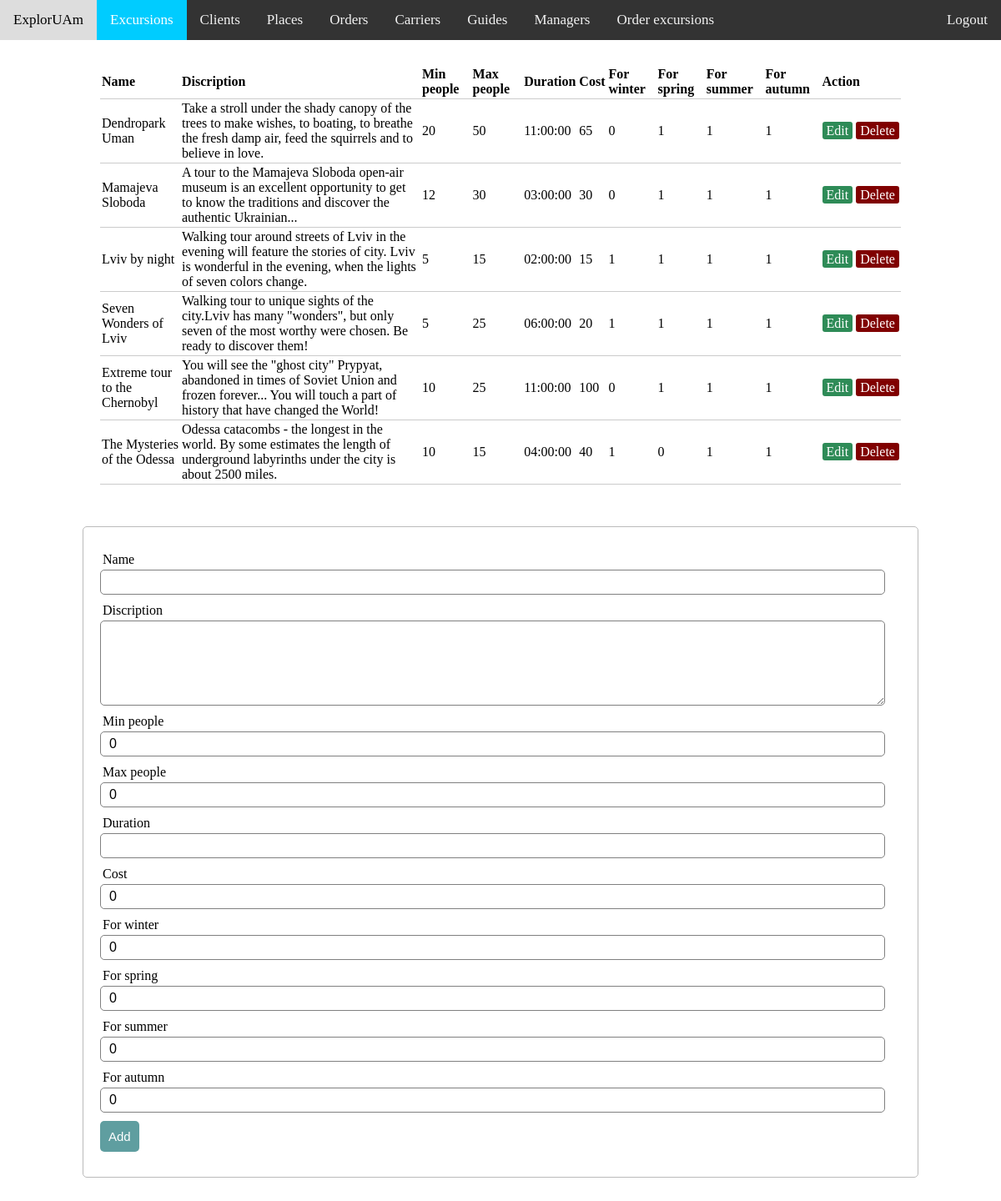
Page /admin_view/excursions.php on the committed database.
### tables this page shows
CREATE TABLE IF NOT EXISTS `excursions` (
  `id_excursion` int(11) NOT NULL AUTO_INCREMENT,
  `name_excurs` varchar(30) NOT NULL,
  `discrip_excurs` varchar(300) NOT NULL,
  `min_people` int(11) NOT NULL,
  `max_people` int(11) NOT NULL,
  `duration` time NOT NULL,
  `cost_excurs` int(11) NOT NULL,
  `winter` tinyint(1) NOT NULL,
  `spring` tinyint(1) NOT NULL,
  `summer` tinyint(1) NOT NULL,
  `autumn` tinyint(1) NOT NULL,
  PRIMARY KEY (`id_excursion`)
);

### admin_view/server_ex_pl.php (called while the page is built, shortened)
<?php
	$update = false;
	$name_excurs= "";
	$min_people= 0;
	$max_people= 0;
	$duration= "";
	$cost_excurs= 0;
	$winter= 0;
	$spring= 0;
	$summer= 0;
	$autumn= 0;
?>

### admin_view/excursions.php (the view, shortened to what this page needs)
<?php  include('server_ex_pl.php');
?>
<html>
<head>
<link rel="stylesheet" href="adminstyle.css">
</head>
<body>
<div class="topnav"> <a class="hover">ExplorUAm</a>
  <a class="active" href="excursions.php">Excursions</a>
  <a href="clients.php">Clients</a>
  <a href="places.php">Places</a>
  <a href="orders.php">Orders</a>
  <a href="carriers.php">Carriers</a>
  <a href="guides.php">Guides</a>
  <a href="managers.php">Managers</a>
  <a href="order_excursions.php">Order excursions</a>
  <a href="../logout.php" style="float:right"> Logout </a>
</div>
<?php $results = mysqli_query($db, "SELECT * FROM excursions"); ?>
<table>
  <thead>
    <tr>
      <th>Name</th>
      <th>Discription</th>
      <th>Min people</th>
      <th>Max people</th>
      <th>Duration</th>
      <th>Cost</th>
      <th>For winter</th>
      <th>For spring</th>
      <th>For summer</th>
      <th>For autumn</th>
      <th colspan="2">Action</th>
    </tr>
  </thead>
  <?php while ($row = mysqli_fetch_array($results)) { ?>
    <tr>
      <td class="name"><?php echo $row['name_excurs']; ?></td>
      <td class="des"><?php echo $row['discrip_excurs']; ?></td>
      <td><?php echo $row['min_people']; ?></td>
      <td><?php echo $row['max_people']; ?></td>
      <td><?php echo $row['duration']; ?></td>
      <td><?php echo $row['cost_excurs']; ?></td>
      <td><?php echo $row['winter']; ?></td>
      <td><?php echo $row['spring']; ?></td>
      <td><?php echo $row['summer']; ?></td>
      <td><?php echo $row['autumn']; ?></td>
      <td>
        <a href="excursions.php?edit_ex=<?php echo $row['id_excursion']; ?>" class="edit_btn" >Edit</a>
      </td>
      <td>
        <a href="server_ex_pl.php?del_ex=<?php echo $row['id_excursion']; ?>" class="del_btn">Delete</a>
      </td>
    </tr>
  <?php } ?>
</table>
  <form method="post" action="server_ex_pl.php" >
    <div class="input-group">
      <label>Name</label>
      <input type="text" name="name" value="<?php echo $name_excurs; ?>">
    </div>
    <div class="input-group" >
      <label>Discription</label>
      <textarea name="discrip" rows="5"><?php echo $discrip_excurs; ?></textarea>
    </div>
    <div class="input-group">
      <label>Min people</label>
      <input type="text" name="min"value="<?php echo $min_people; ?>">
    </div>
    <div class="input-group">
      <label>Max people</label>
      <input type="text" name="max" value="<?php echo $max_people; ?>">
    </div>
    <div class="input-group">
      <label>Duration</label>
      <input type="text" name="duration" value="<?php echo $duration; ?>">
    </div>
    <div class="input-group">
      <label>Cost</label>
      <input type="text" name="cost" value="<?php echo $cost_excurs; ?>">
    </div>
    <div class="input-group">
      <label>For winter</label>
      <input type="text" name="winter" value="<?php echo $winter; ?>">
    </div>
    <div class="input-group">
      <label>For spring</label>
      <input type="text" name="spring" value="<?php echo $spring; ?>">
    </div>
    <div class="input-group">
      <label>For summer</label>
      <input type="text" name="summer" value="<?php echo $summer; ?>">
    </div>
    <div class="input-group">
      <label>For autumn</label>
      <input type="text" name="autumn" value="<?php echo $autumn; ?>">
    </div>
    <div class="input-group">
      <?php if ($update == true): ?>
      <button class="btn" type="submit" name="update_ex" style="background: #ddd;" >Update</button>
      <?php else: ?>
      <button class="btn" type="submit" name="save_ex" >Add</button>
      <?php endif ?>
    </div>
  </form>
</body>
</html>

### admin_view/adminstyle.css (style rules this page uses)
body { margin: 0; }
.topnav { overflow: hidden; background-color: #333; }
.topnav a { float: left; color: #f2f2f2; text-align: center; padding: 14px 16px; text-decoration: none; font-size: 17px; }
.topnav a.hover { background-color: #ddd; color: black; }
.topnav a.active { background-color: #00CCFF; color: white; }
textarea { width: 98%; padding: 5px 10px; font-size: 16px; border-radius: 5px; border: 1px solid gray; }
table { width: 80%; margin: 30px auto; border-collapse: collapse; text-align: left; }
tr { border-bottom: 1px solid #cbcbcb; }
th, td { border: none; height: 30px; padding: 2px; }
td.name { width: 10%; }
td.des { width: 30%; }
form { width: 80%; margin: 50px auto; text-align: left; padding: 20px; border: 1px solid #bbbbbb; border-radius: 5px; }
.input-group { margin: 10px 0px 10px 0px; }
.input-group label { display: block; text-align: left; margin: 3px; }
.input-group input { height: 30px; width: 98%; padding: 5px 10px; font-size: 16px; border-radius: 5px; border: 1px solid gray; }
.btn { padding: 10px; font-size: 15px; color: white; background: #5F9EA0; border: none; border-radius: 5px; }
.edit_btn { text-decoration: none; padding: 2px 5px; background: #2E8B57; color: white; border-radius: 3px; }
.del_btn { text-decoration: none; padding: 2px 5px; color: white; border-radius: 3px; background: #800000; }

### rows in the picture
excursions: name_excurs "Dendropark Uman", discrip_excurs "Take a stroll under the shady canopy of the trees to make wishes, to boating, to breathe the fresh damp air, feed the squirrels and to believe in love.", min_people "20", max_people "50", duration "11:00:00", cost_excurs "65", winter "0", spring "1", summer "1", autumn "1"
excursions: name_excurs "Mamajeva Sloboda", discrip_excurs "A tour to the Mamajeva Sloboda open-air museum is an excellent opportunity to get to know the traditions and discover the authentic Ukrainian...", min_people "12", max_people "30", duration "03:00:00", cost_excurs "30", winter "0", spring "1", summer "1", autumn "1"
excursions: name_excurs "Lviv by night", discrip_excurs "Walking tour around streets of Lviv in the evening will feature the stories of city. Lviv is wonderful in the evening, when the lights of seven colors change.", min_people "5", max_people "15", duration "02:00:00", cost_excurs "15", winter "1", spring "1", summer "1", autumn "1"
excursions: name_excurs "Seven Wonders of Lviv", discrip_excurs "Walking tour to unique sights of the city.Lviv has many \"wonders\", but only seven of the most worthy were chosen. Be ready to discover them!", min_people "5", max_people "25", duration "06:00:00", cost_excurs "20", winter "1", spring "1", summer "1", autumn "1"
excursions: name_excurs "Extreme tour to the Chernobyl", discrip_excurs "You will see the \"ghost city\" Prypyat, abandoned in times of Soviet Union and frozen forever... You will touch a part of history that have changed the World!", min_people "10", max_people "25", duration "11:00:00", cost_excurs "100", winter "0", spring "1", summer "1", autumn "1"
excursions: name_excurs "The Mysteries of the Odessa", discrip_excurs "Odessa catacombs - the longest in the world. By some estimates the length of underground labyrinths under the city is about 2500 miles.", min_people "10", max_people "15", duration "04:00:00", cost_excurs "40", winter "1", spring "0", summer "1", autumn "1"
